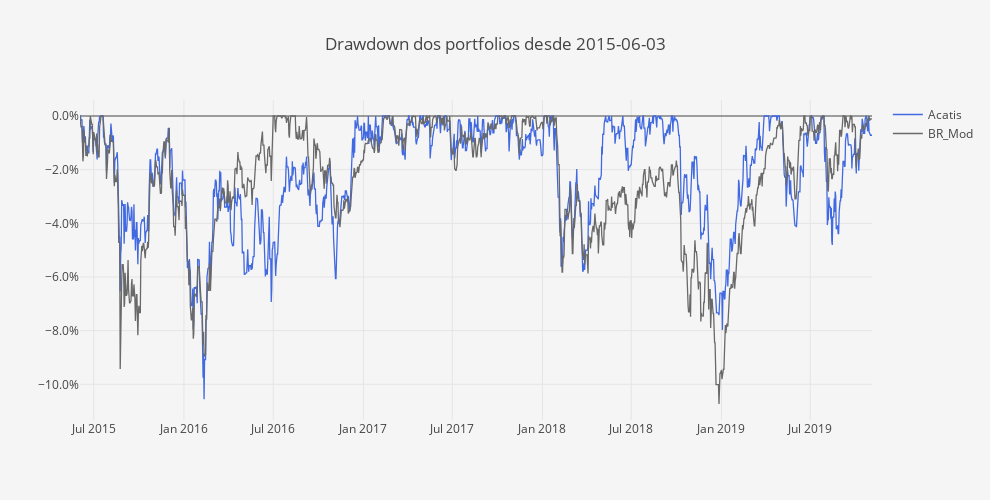

Write notebook code for a chart like this one.
### Code cell
DD = compute_drawdowns(fundos)
DD = DD /100

layout = go.Layout(
    title='Drawdown dos portfolios desde ' + Begin,
    plot_bgcolor='#f5f5f5',
    paper_bgcolor='#f5f5f5',
    width=990,
    height=500,
    xaxis=dict(
        title='',
        showgrid=True,
        titlefont=dict(size=12),
    ),
    yaxis=dict(
        title='',
        showgrid=True,
        zeroline=True, # Adicionar ou não a zero line
        tickformat=".1%" # tickformat=".2%" se quiseres mais casas decimais
    ))

trace0 = go.Scatter(
    x = DD.index,
    y = DD.iloc[:, 0],
    name = fundos.columns[0],
    line = dict(
        color = 'royalblue',
        width = 1.3)
)

trace1 = go.Scatter(
    x = DD.index,
    y = DD.iloc[:, 1],
    name = fundos.columns[1],
    line = dict(
        color = 'dimgrey',
        width = 1.3)
)

data = [trace0, trace1]
        
fig = go.Figure(data=data, layout=layout)
py.iplot(fig)

### Figure 1 — Plotly figure (JSON) as saved in the notebook; plotly's stock layout.template omitted (floating-point values rounded to 4 significant figures; data arrays with more than 128 entries replaced by an {"elided": "..."} marker saying what was removed)
{"data": [{"line": {"color": "royalblue", "width": 1.3}, "name": "Acatis", "type": "scatter", "uid": "2e26fda4-5008-4e06-b357-61b519540c9c", "x": {"elided": "1616 str values"}, "y": {"elided": "1616 float values"}}, {"line": {"color": "dimgrey", "width": 1.3}, "name": "BR_Mod", "type": "scatter", "uid": "d65d2c04-ab2d-411f-a34c-98565a98ec86", "x": {"elided": "1616 str values"}, "y": {"elided": "1616 float values"}}], "layout": {"height": 500, "paper_bgcolor": "#f5f5f5", "plot_bgcolor": "#f5f5f5", "title": {"text": "Drawdown dos portfolios desde 2015-06-03"}, "width": 990, "xaxis": {"autorange": true, "range": ["2015-06-03", "2019-11-04"], "showgrid": true, "title": {"font": {"size": 12}, "text": ""}, "type": "date"}, "yaxis": {"autorange": true, "range": [-0.1133, 0.005964], "showgrid": true, "tickformat": ".1%", "title": {"text": ""}, "type": "linear", "zeroline": true}}}
